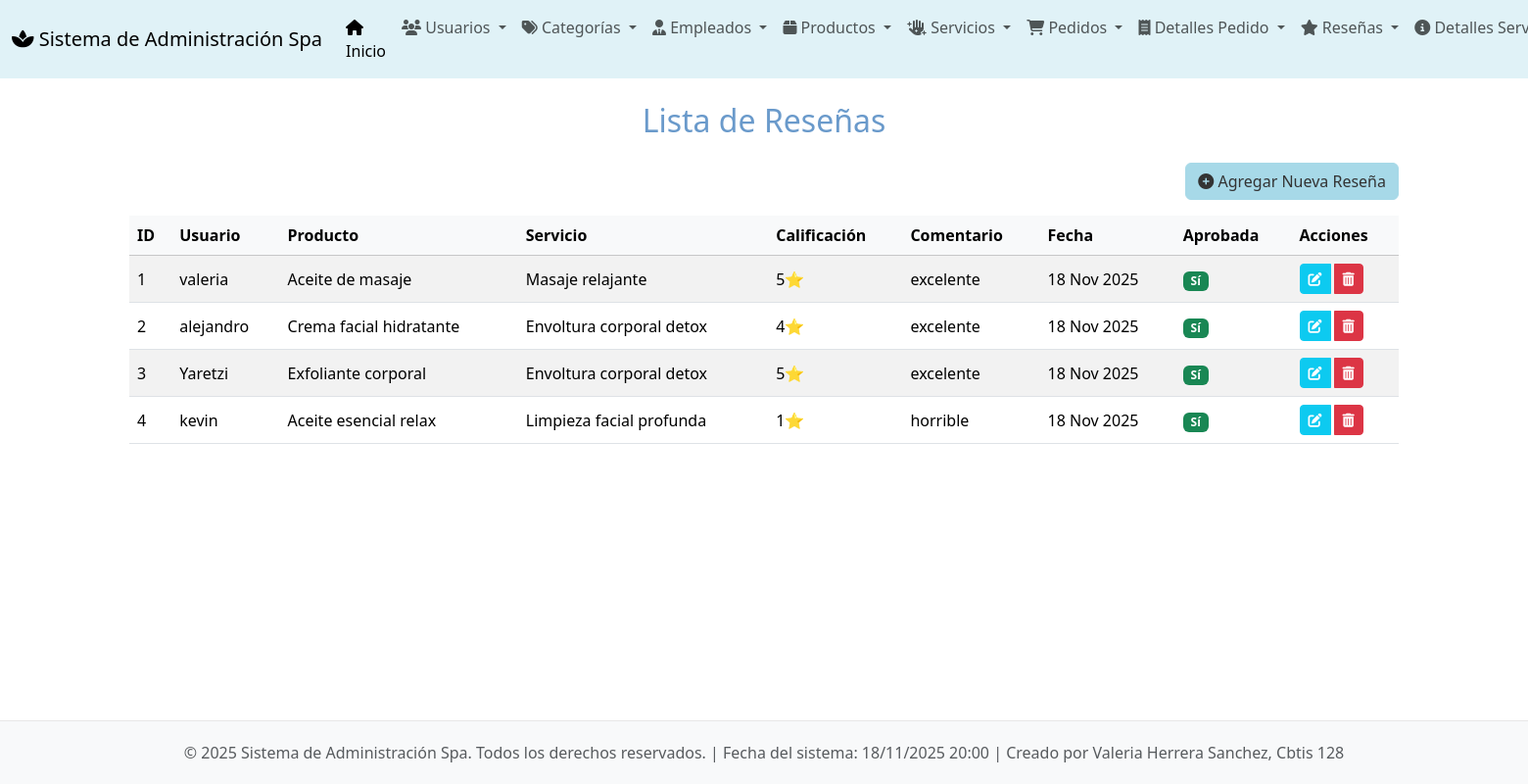
The app's page /reseñas/ with its own data.
### app_Spa/models.py (models this page shows, shortened)
class Reseñas(models.Model):
    id_reseña = models.AutoField(primary_key=True, unique=True)
    producto = models.ForeignKey(
        Productos,
        on_delete=models.CASCADE,
        related_name="reseñas"
    )
    usuario = models.ForeignKey(
        Usuarios,
        on_delete=models.CASCADE,
        related_name="reseñas"
    )
    servicio = models.ForeignKey(
        Servicios,
        on_delete=models.SET_NULL,
        related_name="reseñas",
        null=True
    )
    calificacion = models.IntegerField(default=5)
    comentario = models.TextField()
    fecha_reseña = models.DateTimeField(auto_now_add=True)
    aprobada = models.BooleanField(default=True)

class Usuarios(models.Model):
    id_usuario = models.AutoField(primary_key=True)
    nombre = models.CharField(max_length=20)
    apellido = models.CharField(max_length=20)
    correo = models.EmailField(max_length=25, unique=True)
    telefono = models.CharField(max_length=15)
    direccion = models.CharField(max_length=200)
    fecha_registro = models.DateTimeField(auto_now_add=True)

class Productos(models.Model):
    id_producto = models.AutoField(primary_key=True, unique=True)
    nombre = models.CharField(max_length=25)
    descripcion = models.TextField()
    precio = models.DecimalField(max_digits=10, decimal_places=2)
    stock = models.IntegerField()
    categoria = models.ForeignKey(
        Categorias,
        on_delete=models.CASCADE,
        related_name="productos"
    )

class Servicios(models.Model):
    id_servicio = models.AutoField(primary_key=True, unique=True)
    nombre_servicio = models.CharField(max_length=100)
    descripcion = models.TextField()
    precio = models.DecimalField(max_digits=10, decimal_places=2)
    duracion = models.IntegerField()
    categoria = models.ForeignKey(
        Categorias,
        on_delete=models.CASCADE,
        related_name="servicios"
    )
    productos_utilizados = models.TextField(blank=True, null=True)
    empleado_asignado = models.ForeignKey(
        Empleados,
        on_delete=models.SET_NULL,
        related_name="servicios",
        null=True
    )
    fecha_creacion = models.DateTimeField(auto_now_add=True)
    activo = models.BooleanField(default=True)

### app_Spa/views.py (called while the page is built)
def ver_reseñas(request):
    reseñas = Reseñas.objects.all()
    return render(request, 'reseñas/ver_reseñas.html', {'reseñas': reseñas})

### app_Spa/templates/reseñas/ver_reseñas.html (shortened to what this page needs)
{% extends 'base.html' %}
{% block content %}
<h2 class="mb-4 text-center" style="color: #6a9acb;">Lista de Reseñas</h2>
<div class="text-end mb-3">
    <a href="{% url 'agregar_reseña' %}" class="btn btn-primary">
        <i class="fas fa-plus-circle"></i> Agregar Nueva Reseña
    </a>
</div>
{% if reseñas %}
<div class="table-responsive">
    <table class="table table-striped table-hover align-middle">
        <thead class="table-light">
            <tr>
                <th scope="col">ID</th>
                <th scope="col">Usuario</th>
                <th scope="col">Producto</th>
                <th scope="col">Servicio</th>
                <th scope="col">Calificación</th>
                <th scope="col">Comentario</th>
                <th scope="col">Fecha</th>
                <th scope="col">Aprobada</th>
                <th scope="col">Acciones</th>
            </tr>
        </thead>
        <tbody>
            {% for reseña in reseñas %}
            <tr>
                <td>{{ reseña.id_reseña }}</td>
                <td>{{ reseña.usuario.nombre }}</td>
                <td>{{ reseña.producto.nombre }}</td>
                <td>{{ reseña.servicio.nombre_servicio|default:"N/A" }}</td>
                <td>{{ reseña.calificacion }}⭐</td>
                <td>{{ reseña.comentario|truncatechars:50 }}</td>
                <td>{{ reseña.fecha_reseña|date:"d M Y" }}</td>
                <td>
                    {% if reseña.aprobada %}
                        <span class="badge bg-success">Sí</span>
                    {% else %}
                        <span class="badge bg-danger">No</span>
                    {% endif %}
                </td>
                <td>
                    <div class="btn-group" role="group" aria-label="Acciones de reseña">
                        <a href="{% url 'actualizar_reseña' reseña.id_reseña %}" class="btn btn-sm btn-info text-white me-1" title="Editar">
                            <i class="fas fa-edit"></i>
                        </a>
                        <a href="{% url 'borrar_reseña' reseña.id_reseña %}" class="btn btn-sm btn-danger" title="Eliminar">
                            <i class="fas fa-trash-alt"></i>
                        </a>
                    </div>
                </td>
            </tr>
            {% endfor %}
        </tbody>
    </table>
</div>
{% else %}
<div class="alert alert-info text-center" role="alert">
    No hay reseñas registradas.
</div>
{% endif %}
{% endblock %}

### app_Spa/templates/base.html (style rules this page uses)
body { display: flex; flex-direction: column; min-height: 100vh; }
.btn-primary { background-color: #a7d9e8; border-color: #a7d9e8; color: #333; }
.table thead { background-color: #e0f2f7; }

### records on screen
Reseñas: id_reseña "1", usuario.nombre "valeria", producto.nombre "Aceite de masaje", servicio.nombre_servicio "Masaje relajante", calificacion "5", comentario "excelente", fecha_reseña "18 Nov 2025", aprobada "Sí"
Reseñas: id_reseña "2", usuario.nombre "alejandro", producto.nombre "Crema facial hidratante", servicio.nombre_servicio "Envoltura corporal detox", calificacion "4", comentario "excelente", fecha_reseña "18 Nov 2025", aprobada "Sí"
Reseñas: id_reseña "3", usuario.nombre "Yaretzi", producto.nombre "Exfoliante corporal", servicio.nombre_servicio "Envoltura corporal detox", calificacion "5", comentario "excelente", fecha_reseña "18 Nov 2025", aprobada "Sí"
Reseñas: id_reseña "4", usuario.nombre "kevin", producto.nombre "Aceite esencial relax", servicio.nombre_servicio "Limpieza facial profunda", calificacion "1", comentario "horrible", fecha_reseña "18 Nov 2025", aprobada "Sí"
